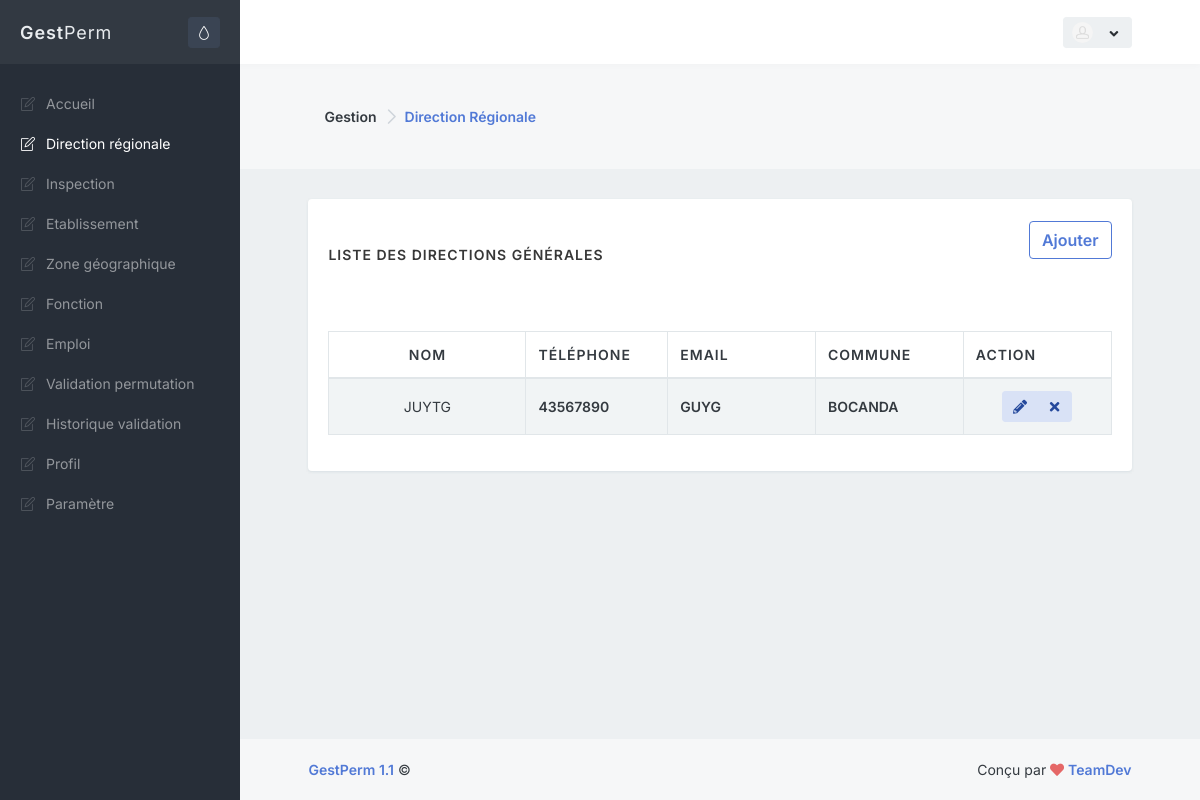
The app's page /admin/dr.php with its own data.
### tables this page shows
CREATE TABLE IF NOT EXISTS `directionregionale` (
  `IdDirectionRegionale` int(11) NOT NULL AUTO_INCREMENT,
  `NomDirectionRegionale` varchar(255) NOT NULL,
  `TelDirectionRegionale` varchar(255) NOT NULL,
  `EmailDirectionRegionale` varchar(255) NOT NULL,
  `CommuneDirectionRegionale` varchar(255) NOT NULL,
  PRIMARY KEY (`IdDirectionRegionale`)
);

CREATE TABLE IF NOT EXISTS `localite` (
  `CodeZone` bigint(19) NOT NULL AUTO_INCREMENT,
  `LibelleZone` varchar(200) NOT NULL,
  `CodeZoneMere` bigint(19) NOT NULL,
  `NiveauStr` smallint(6) NOT NULL,
  PRIMARY KEY (`CodeZone`)
);

### class/database.php (called while the page is built, shortened)
<?php
class Database
{
    private static $dbHost = "localhost";
    private static $dbName = "pct_db";
    private static $dbUsername = "root";
    private static $dbUserpassword = "";
    private static $connection = null;
    private static function connect()
    {
        if(self::$connection == null)
        {
            try
            {
              self::$connection = new PDO("mysql:host=" . self::$dbHost . ";dbname=" . self::$dbName , self::$dbUsername, self::$dbUserpassword, array(PDO::MYSQL_ATTR_INIT_COMMAND => 'SET NAMES UTF8' , PDO::ATTR_ERRMODE=>PDO::ERRMODE_WARNING));
            }
            catch(PDOException $e)
            {
                die($e->getMessage());
            }
        }
        return self::$connection;
    }
    private static function disconnect()
    {
        self::$connection = null;
    }
    public static function SelectQuery($query="")
    {
        if ($query<>"")
        {
            $req=self::$connection->prepare($query);
            try
            {
              $req->execute();
            }
            catch(Exception $e)
            {
                var_dump($query);
                die($e->getMessage());
            }
            return $req->fetchAll(PDO::FETCH_OBJ);
        }
        else return "";
    }
}
?>

### admin/dr.php (the view, shortened to what this page needs)
<?php require 'inc/_global/views/head_start.php'; ?>
<?php require 'inc/_global/views/head_end.php'; ?>
<?php require 'inc/_global/views/page_start.php'; ?>
<div class="bg-body-light">
    <div class="content content-full">
        <div class="d-flex flex-column flex-sm-row justify-content-sm-between align-items-sm-center">
            <nav class="flex-sm-00-auto ml-sm-3" aria-label="breadcrumb">
                <ol class="breadcrumb breadcrumb-alt">
                    <li class="breadcrumb-item">Gestion</li>
                    <li class="breadcrumb-item" aria-current="page">
                        <a class="link-fx" href="">Direction Régionale</a>
                    </li>
                </ol>
            </nav>
        </div>
   </div>
</div>
<div class="content">
    <div class="block block-rounded">
        <div class="block-header">
            <h3 class="block-title">Liste des directions générales <small</small></h3>
            <nav class="flex-sm-00-auto ml-sm-3" aria-label="breadcrumb">
                <ol class="breadcrumb breadcrumb-alt">
                    <li class="breadcrumb-item">
                        <button type="button" class="btn btn-outline-primary push" data-toggle="modal" data-target="#add-newdr-modal">Ajouter</button>
                    </li>
                </ol>
            </nav>
        </div>
        <div class="block-content block-content-full">
            <table class="table table-bordered table-striped table-vcenter js-dataTable-full">
                <thead>
                    <tr>
                        <th class="text-center" style="width: 20%;">Nom</th>
                        <th class="d-none d-sm-table-cell" style="width: 12%;">Téléphone</th>
                        <th class="d-none d-sm-table-cell" style="width: 15%;">Email</th>
                        <th class="d-none d-sm-table-cell" style="width: 15%;">Commune</th>
                        <th class="d-none d-sm-table-cell" style="width: 15%;">Action</th>
                    </tr>
                </thead>
                <tbody>
                <?php
                        $diregionals=Database::SelectQuery("SELECT * FROM  directionregionale ORDER BY NomDirectionRegionale ASC");
                        foreach($diregionals as $dr):
                    ?>
                    <tr>
                        <td class="text-center font-size-sm"><?=$dr->NomDirectionRegionale?></td>
                        <td class="font-w600 font-size-sm"><?=$dr->TelDirectionRegionale?></td>
                        <td class="font-w600 font-size-sm"><?=$dr->EmailDirectionRegionale?></td>
                        <td class="font-w600 font-size-sm">
                        <?=DataBase::SelectQuery("SELECT LibelleZone FROM localite WHERE CodeZone='$dr->CommuneDirectionRegionale'")[0]->LibelleZone?>
                        </td>
                        <td class="text-center">
                            <div class="btn-group">
                                <button type="button" class="btn btn-sm btn-alt-primary editdiregional" data-toggle="modal" data-iddiregional="<?=$dr->IdDirectionRegionale ?>" data-nomdregional="<?=$dr->NomDirectionRegionale ?>" data-telregional="<?=$dr->TelDirectionRegionale ?>" data-emailregional="<?=$dr->EmailDirectionRegionale ?>" data-locregional="<?=$dr->CommuneDirectionRegionale ?>" title="Edit"  data-target="#Edit-newdr-modal">
                                    <i class="fa fa-fw fa-pencil-alt"></i>
                                </button>
                                <button type="button" class="btn btn-sm btn-alt-primary todelete"  data-toggle="modal" data-target="#Delete-newdr-modal" data-iddiregional="<?=$dr->IdDirectionRegionale ?>" title="Delete">
                                    <i class="fa fa-fw fa-times"></i>
                                </button>
                            </div>
                        </td>
                    </tr>
                    <?php endforeach ?>
                </tbody>
            </table>
        </div>
    </div>
</div>
<?php require 'inc/_global/views/page_end.php'; ?>
<?php require 'inc/_global/views/footer_end.php'; ?>

### records on screen
directionregionale: NomDirectionRegionale "JUYTG", TelDirectionRegionale "43567890", EmailDirectionRegionale "GUYG", CommuneDirectionRegionale.LibelleZone "BOCANDA"

### other values on screen
$node['name'] "Accueil Direction régionale Inspection Etablissement Zone géographique Fonction Emploi Validation permutation Historique validation Profil Paramètre"
$one->name "GestPerm"
$one->version "1.1"
